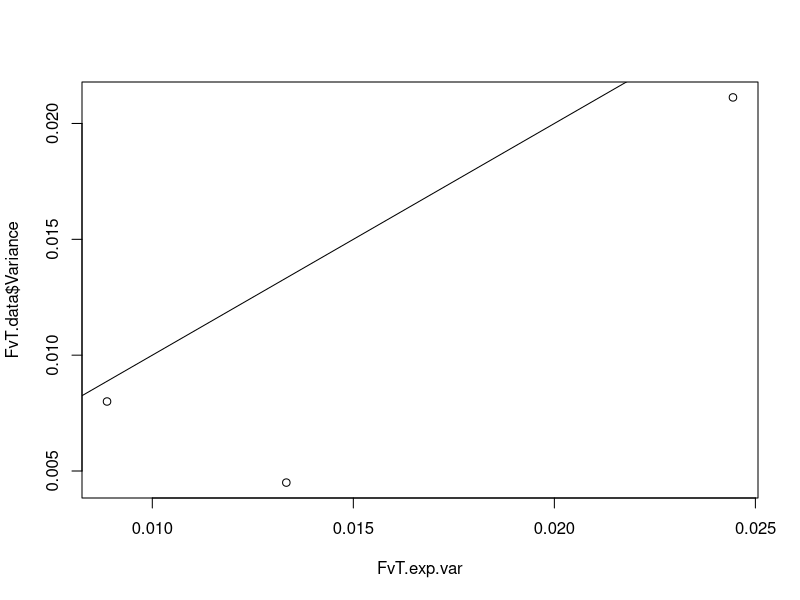
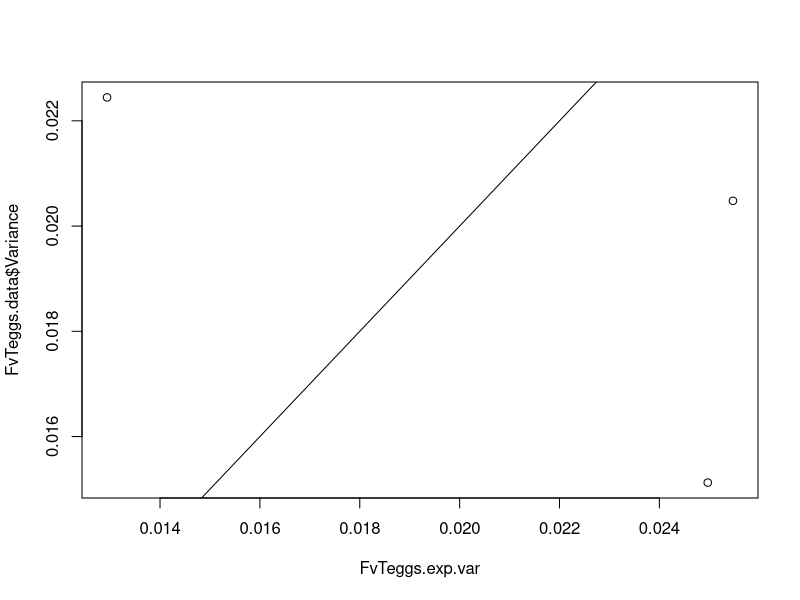
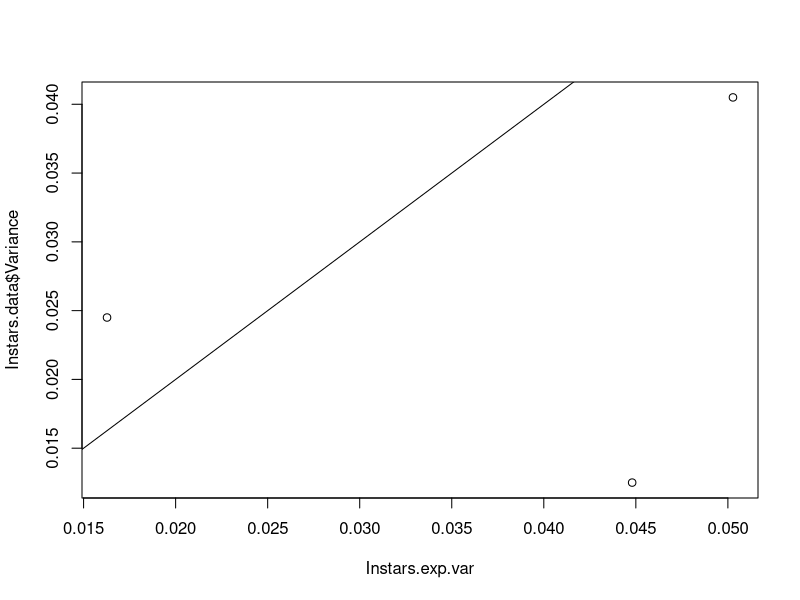
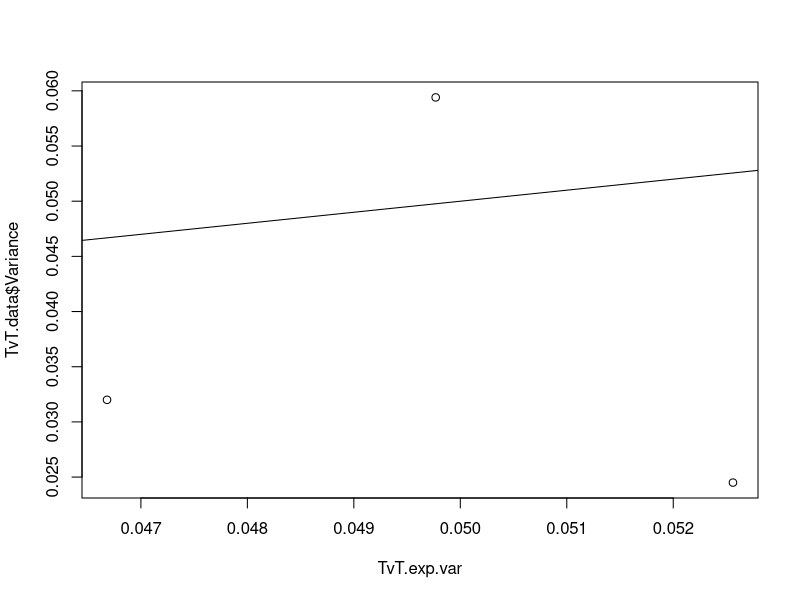

These charts were generated, in order, by the following R code:
### get data from Vantornhout2006Mites

### set working directory

setwd('D:/Documents/Data/SwitchingAndIndVar/DataFromGraphs/')

### load libraries

library(dplyr)

### load data

mite.data <- read.csv('Vantornhout2006Mites.csv')

colnames(mite.data)[1] <- 'Experiment'

### split up data into different experiments

FvT.data <- mite.data %>% filter(Experiment == 'FvT')

FvTeggs.data <- mite.data %>% filter(Experiment == 'FvTeggs')

Instars.data <- mite.data %>% filter(Experiment == 'Instars')

TvT.data <- mite.data %>% filter(Experiment == 'TvT')

### calculate variances from Standard Errors
# Var = (SE * sqrt(n))^2
# n = 20

FvT.data$Variance <- (FvT.data$StandardError/2 * sqrt(20))^2

FvTeggs.data$Variance <- (FvTeggs.data$StandardError/2 * sqrt(20))^2

Instars.data$Variance <- (Instars.data$StandardError/2 * sqrt(20))^2

TvT.data$Variance <- (TvT.data$StandardError/2 * sqrt(20))^2

### Relative preference of mites -- 
# FvT -- 0.2
# FvTeggs -- 0.356
# Instars -- 0.84
# TvT -- 0.466

### try to estimate the magnitude of the variance for each experiment

### calculate p first

calcp <- function(rel.pref, rel.density) {
  rel.pref*rel.density/(rel.pref*rel.density + ((1 - rel.pref) * (1 - rel.density)))
}

### FvT p 

FvT.p <- calcp(rel.pref = 0.2, rel.density = FvT.data$RelativeDensity)

# FvTeggs p 

FvTeggs.p <- calcp(rel.pref = 0.356, rel.density = FvTeggs.data$RelativeDensity)

# Instars p 

Instars.p <- calcp(rel.pref = 0.84, rel.density = Instars.data$RelativeDensity)

# TvT p

TvT.p <- calcp(rel.pref = 0.466, rel.density = TvT.data$RelativeDensity)

### calculate expected variances 
# var = p(1-p)/n  need n's for each of the experiments

#FvT

FvT.n <- c(11,12,9)

# FvTeggs

FvTeggs.n <- c(13,9,10)

# Instars

Instars.n <- c(4,3,5)

# TvT

TvT.n <- c(4,5,5)

### calculate variances

# FvT

FvT.exp.var <- FvT.p*(1-FvT.p)/FvT.n

plot(x = FvT.exp.var, y = FvT.data$Variance)
abline(a = 0, b = 1)

# FvTeggs

FvTeggs.exp.var <- FvTeggs.p*(1 - FvTeggs.p)/FvTeggs.n
plot(x = FvTeggs.exp.var, y = FvTeggs.data$Variance)
abline(a = 0, b = 1)

# Instars

Instars.exp.var <- Instars.p*(1 - Instars.p)/Instars.n

plot(x = Instars.exp.var, y = Instars.data$Variance)
abline(a = 0, b = 1)

# TvT

TvT.exp.var <- TvT.p*(1 - TvT.p)/TvT.n

plot(x = TvT.exp.var, y = TvT.data$Variance)
abline(a = 0, b = 1)


### simulate confidence intervals for variance estimates

GenCI.VarEvents <- function(p.vec, n.samples, n.events, n.sim) {
  
  quant.data <- matrix(nrow = length(p.vec), ncol = 3)
  
  for(j in 1:length(p.vec)){
    mat <- matrix(nrow = n.sim, ncol = n.samples)
    for(i in 1:n.sim){
      mat[i,] <- rbinom(n = n.samples, size = n.events[j], prob = p.vec[j])
    }
    prop.mat <- mat/n.events[j]
    var.vec <- apply(prop.mat, 1, var)
    quant.data[j, ] <- c(p.vec[j], quantile(var.vec, probs = c(0.025, 0.975)))
  }
  quant.data
}

### function will use data to generate a CI, so we can see whether the observed variance is 
### within the confidence interval.

# FvT

GenCI.VarEvents(p.vec = FvT.p, n.samples = 20, n.events = FvT.n, n.sim = 10000)

#FvTEggs

GenCI.VarEvents(p.vec = FvTeggs.p, n.samples = 20, n.events = FvTeggs.n, n.sim = 10000)

# Instars

GenCI.VarEvents(p.vec = Instars.p, n.samples = 20, n.events = Instars.n, n.sim = 10000)

#TvT

GenCI.VarEvents(p.vec = TvT.p, n.samples = 20, n.events = TvT.n, n.sim = 10000)

















